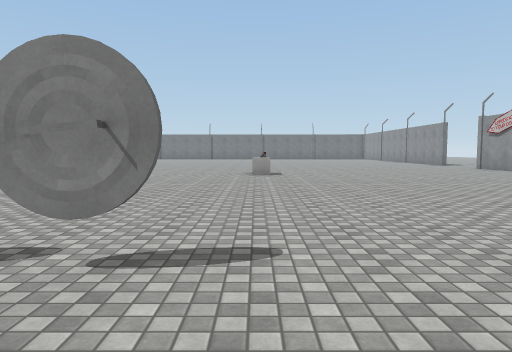
[1] (above)

17 first-person views from a walk through a 3-D level made in the Unity game engine. The camera is 1.4 m above the floor, tilts 4° down and sees 70° across. Doors are open. The floor is counted in squares, 2 m on a side. Each view is taken from the middle of a square. On the plan, view 1 faces up. The plan holds only what a view shows up to about 11 squares ahead; the rest is blank. The place goes on beyond the plan. The player is left out. Some animated figures are left out. Surface patterns are stand-ins for the level's own textures.

[2]
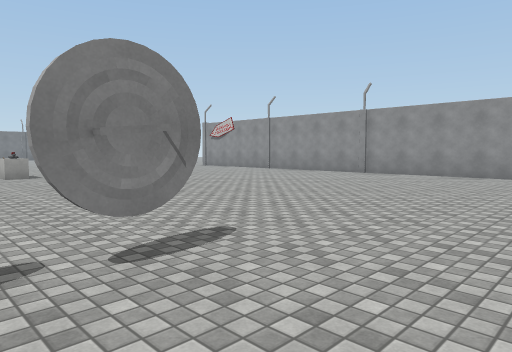

[3]
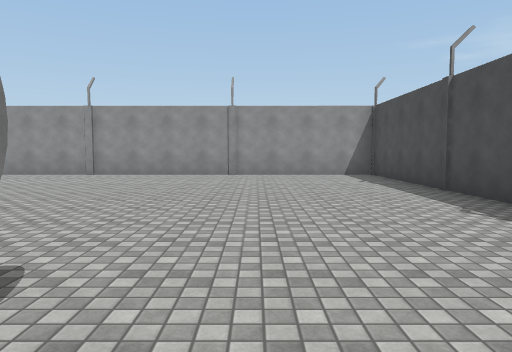

[4]
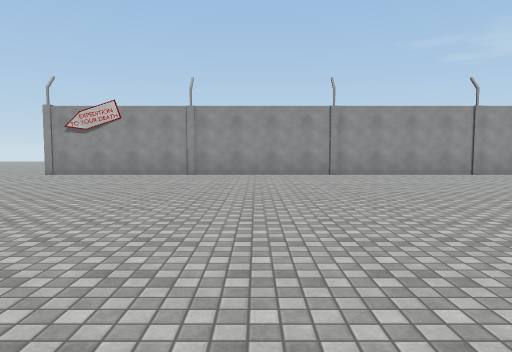

[5]
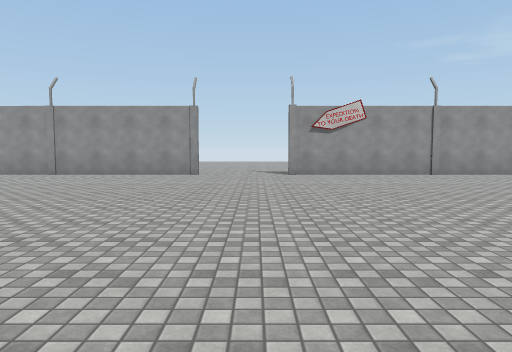

[6]
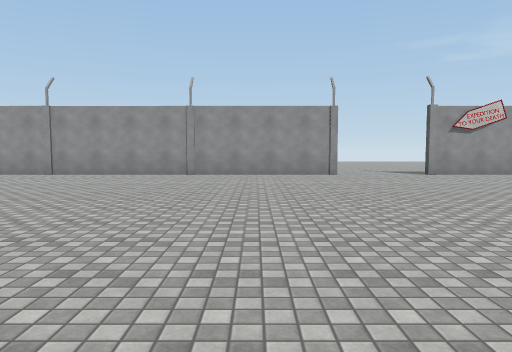

[7]
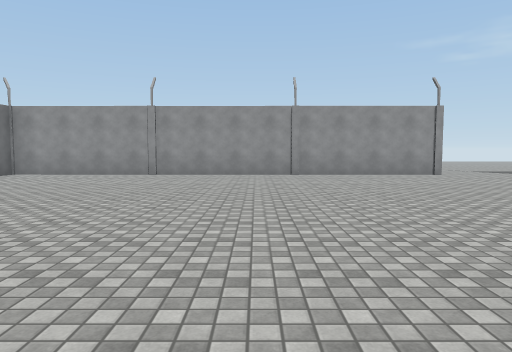

[8]
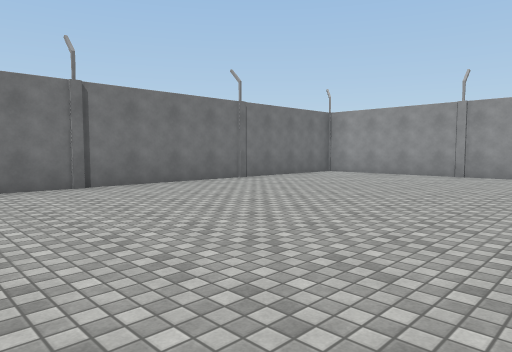

[9]
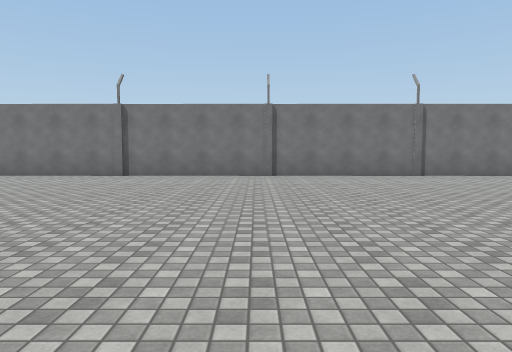

[10]
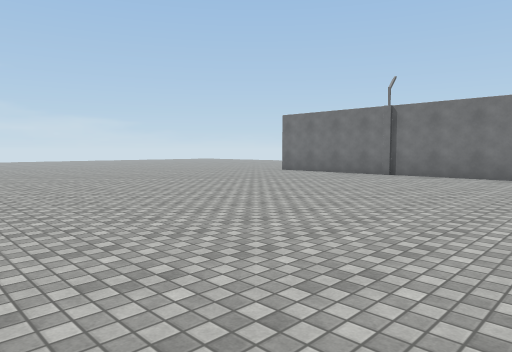

[11]
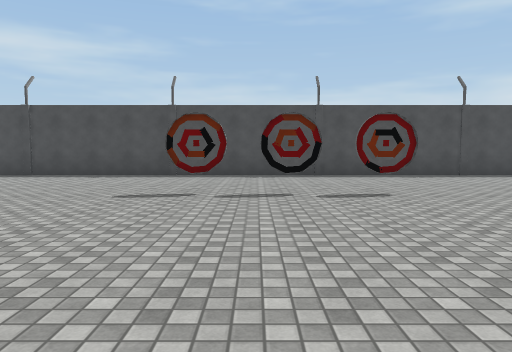

[12]
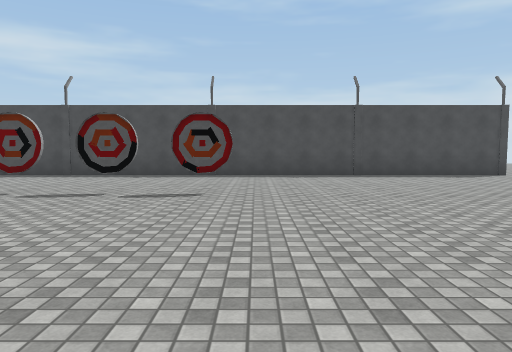

[13]
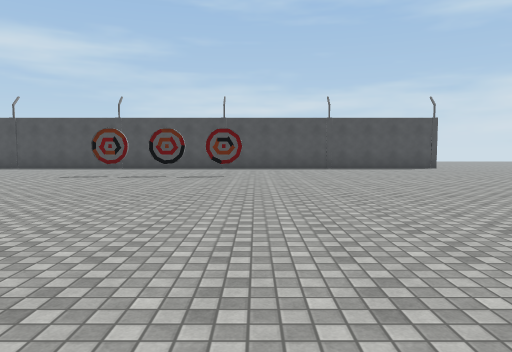

[14]
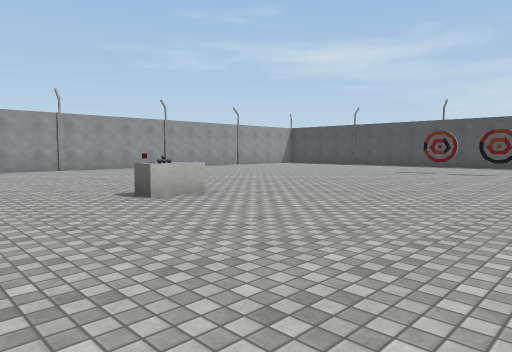

[15]
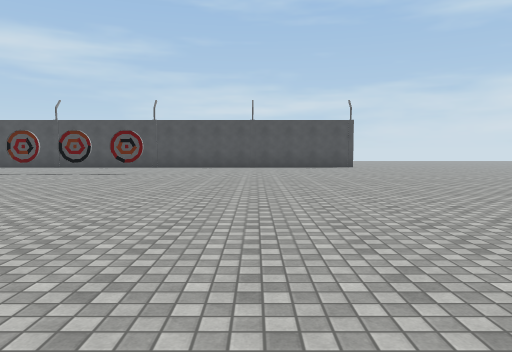

[16]
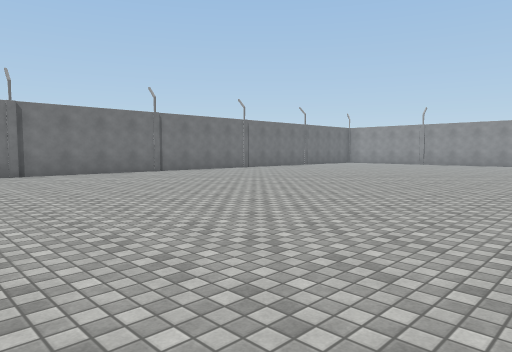

[17]
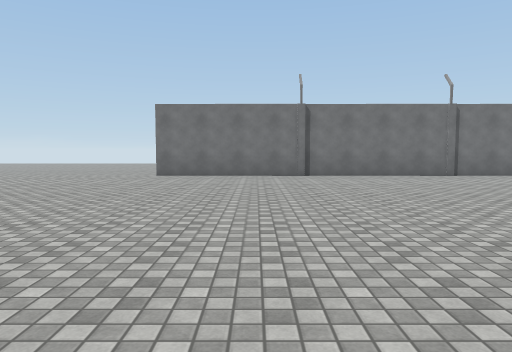

### Floor plan
Points are (right, up) in squares from view 1. A wall is a line through its corners. A room is listed if a view was taken in it or the views show most of it. See-through windows are left out.
Room 1 (views 1, 2, 3, 4, 5, 6, 7, 8, 9, 10, 11, 12, 13, 14, 15, 16, 17)
walls: (8.6, 17.5) (8.6, 24.6); (-0.5, 2) (-1.6, 2) (-0.5, 2); (-3.1, 2) (-2, 2); (-4.6, 2) (-3.6, 2); (8.6, 25.3) (8.7, 28.5); (-0.4, 29.1) (-3.6, 29.1); (-4.6, 29.1) (-7.5, 29.2); (4.6, 29) (0.6, 29.1); (0.4, -2.4) (3.4, -2.4); (-3.5, -2.4) (-0.6, -2.4); (-8.5, 29.2) (-10.5, 29.2); (4.4, -2.4) (8.4, -2.4); (-7.5, -2.4) (-4.5, -2.4); (8.5, 29) (5.5, 29); (8.5, -1.5) (8.6, 13.6); (-10.5, -2.4) (-8.5, -2.4)
ways out: open door at (9, 15.5); gap at (-2.5, 2)
objects: block (0, 12)

Positions as (right, up) in squares from view 1, and headings:
1: (0, 0), facing up
2: (-2, 0), facing up-right
3: (-2, 1), facing right
4: (-2, 8), facing right
5: (-2, 15), facing right
6: (-2, 19), facing right
7: (-2, 22), facing right
8: (-2, 22), facing up-right
9: (-4, 19), facing up
10: (-3, 19), facing up-left
11: (-2, 8), facing down
12: (-5, 8), facing down
13: (-5, 12), facing down
14: (-5, 14), facing down-right
15: (-8, 13), facing down
16: (-10, 18), facing up-right
17: (-9, 19), facing up
